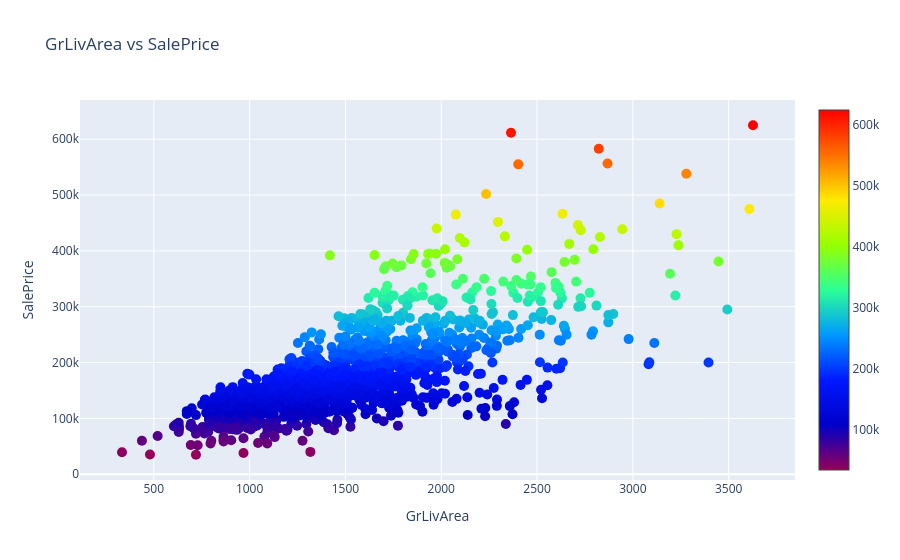

Here is the notebook cell this chart was saved with:
### Code cell
# Drop observations where GrLivArea is greater than 4000 sq.ft
study_data.drop(study_data[study_data.GrLivArea>4000].index, inplace = True)
study_data.reset_index(drop = True, inplace = True)
scatter_plot(study_data.GrLivArea, study_data.SalePrice, 'GrLivArea vs SalePrice', 'GrLivArea', 'SalePrice', 10, 'Rainbow')

### Figure 1 — Plotly figure (JSON) as saved in the notebook; plotly's stock layout.template omitted (floating-point values rounded to 4 significant figures; data arrays with more than 128 entries replaced by an {"elided": "..."} marker saying what was removed)
{"data": [{"marker": {"color": {"elided": "1456 int values"}, "colorscale": [[0, "rgb(150,0,90)"], [0.125, "rgb(0,0,200)"], [0.25, "rgb(0,25,255)"], [0.375, "rgb(0,152,255)"], [0.5, "rgb(44,255,150)"], [0.625, "rgb(151,255,0)"], [0.75, "rgb(255,234,0)"], [0.875, "rgb(255,111,0)"], [1, "rgb(255,0,0)"]], "showscale": true, "size": 10}, "mode": "markers", "type": "scatter", "x": {"elided": "1456 int values"}, "y": {"elided": "1456 int values"}}], "layout": {"hovermode": "closest", "title": {"text": "GrLivArea vs SalePrice"}, "xaxis": {"title": {"text": "GrLivArea"}}, "yaxis": {"title": {"text": "SalePrice"}}}}
